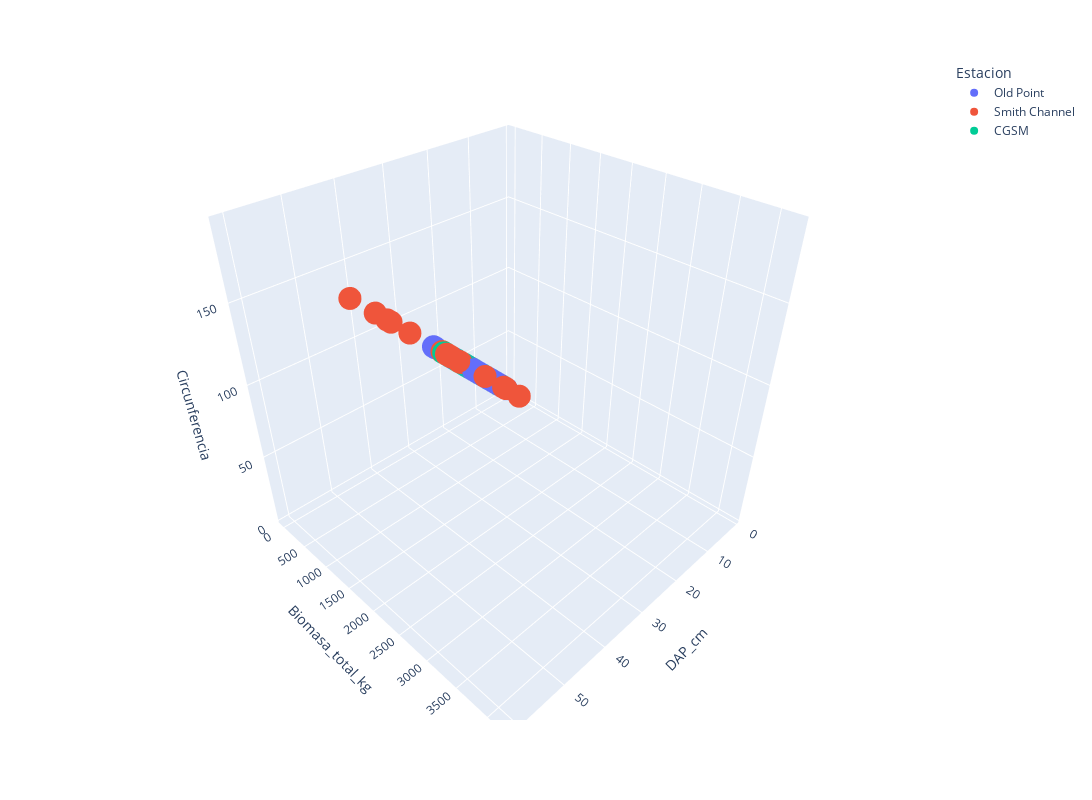

Notebook source saved alongside this figure:
### Code cell
# 3D representation

fig = px.scatter_3d(ds,x=ds.DAP_cm,y=ds.Biomasa_total_kg,z=ds.Circunferencia,color=ds.Estacion,
                    log_x=False,width=1200, height=800)

fig.show()

### Figure 1 — Plotly figure (JSON) as saved in the notebook; plotly's stock layout.template omitted (floating-point values rounded to 4 significant figures; data arrays with more than 128 entries replaced by an {"elided": "..."} marker saying what was removed)
{"data": [{"hovertemplate": "Estacion=Old Point<br>DAP_cm=%{x}<br>Biomasa_total_kg=%{y}<br>Circunferencia=%{z}<extra></extra>", "legendgroup": "Old Point", "marker": {"color": "#636efa", "symbol": "circle"}, "mode": "markers", "name": "Old Point", "scene": "scene", "showlegend": true, "type": "scatter3d", "x": {"elided": "365 float values"}, "y": {"elided": "365 float values"}, "z": {"elided": "365 float values"}}, {"hovertemplate": "Estacion=Smith Channel<br>DAP_cm=%{x}<br>Biomasa_total_kg=%{y}<br>Circunferencia=%{z}<extra></extra>", "legendgroup": "Smith Channel", "marker": {"color": "#EF553B", "symbol": "circle"}, "mode": "markers", "name": "Smith Channel", "scene": "scene", "showlegend": true, "type": "scatter3d", "x": {"elided": "143 float values"}, "y": {"elided": "143 float values"}, "z": {"elided": "143 float values"}}, {"hovertemplate": "Estacion=CGSM<br>DAP_cm=%{x}<br>Biomasa_total_kg=%{y}<br>Circunferencia=%{z}<extra></extra>", "legendgroup": "CGSM", "marker": {"color": "#00cc96", "symbol": "circle"}, "mode": "markers", "name": "CGSM", "scene": "scene", "showlegend": true, "type": "scatter3d", "x": {"elided": "590 float values"}, "y": {"elided": "590 float values"}, "z": {"elided": "590 float values"}}], "layout": {"height": 800, "legend": {"title": {"text": "Estacion"}, "tracegroupgap": 0}, "margin": {"t": 60}, "scene": {"domain": {"x": [0, 1], "y": [0, 1]}, "xaxis": {"title": {"text": "DAP_cm"}}, "yaxis": {"title": {"text": "Biomasa_total_kg"}}, "zaxis": {"title": {"text": "Circunferencia"}}}, "width": 1200}}
